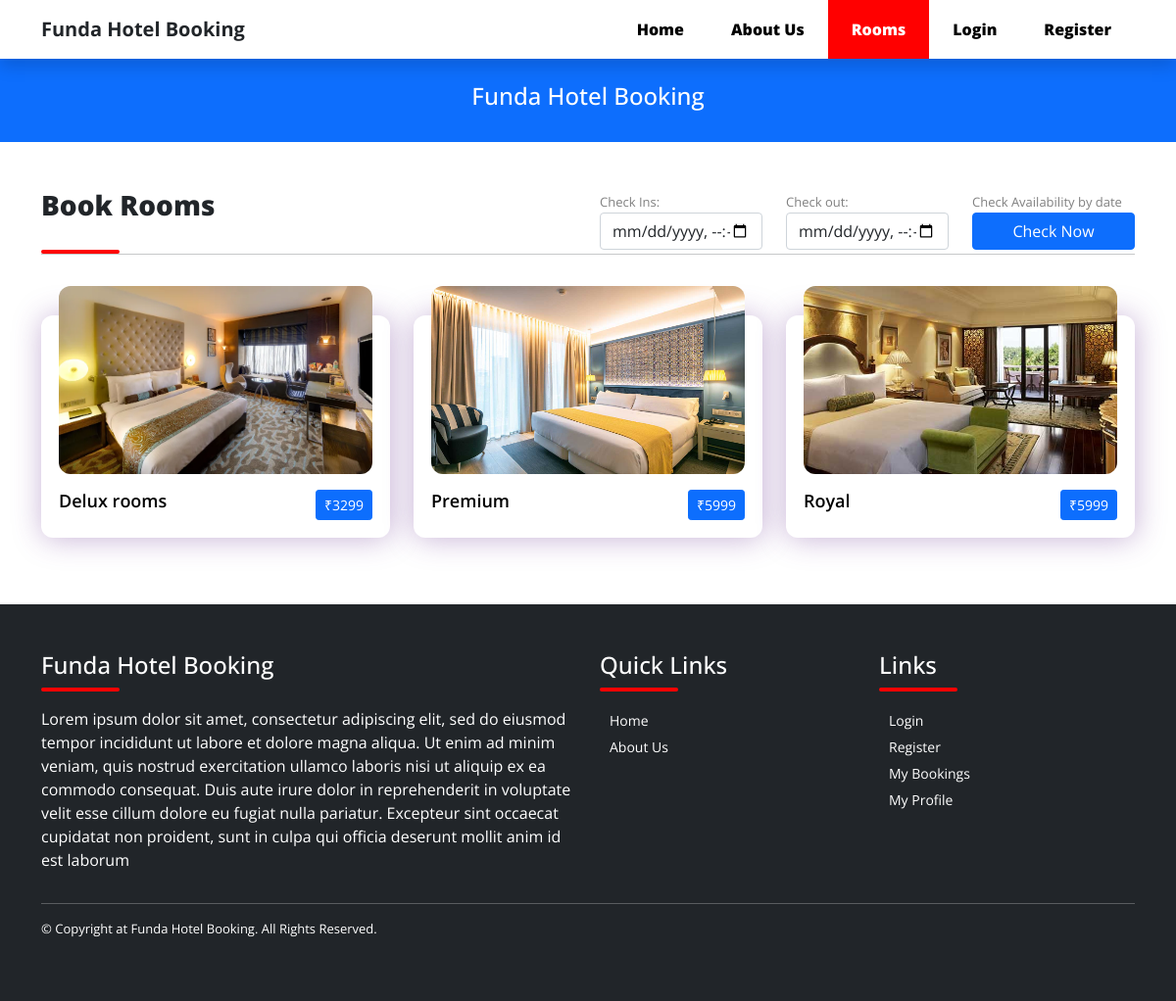
The page /all-rooms.php on the database its author committed.
### tables this page shows
CREATE TABLE `rooms` (
  `id` bigint(20) NOT NULL,
  `room_name` varchar(191) NOT NULL,
  `no_of_beds` tinyint(4) NOT NULL,
  `room_qty` int(11) NOT NULL,
  `description` varchar(500) NOT NULL,
  `price` varchar(191) NOT NULL,
  `room_image` varchar(191) DEFAULT NULL,
  `status` tinyint(4) NOT NULL DEFAULT 0,
  `created_at` timestamp NOT NULL DEFAULT current_timestamp()
);

### all-rooms.php (the view, shortened to what this page needs)
<?php include('includes/header.php'); ?>
<?php include('includes/navbar.php'); ?>
<?php include('includes/banner.php'); ?>
<section class="section">
    <div class="container">
        <div class="row">
            <div class="col-md-12">
                <div class="row">
                    <div class="col-md-6">
                        <h4 class="main-heading">Book Rooms</h4>
                    </div>
                    <div class="col-md-6">
                        <form action="" method="GET">
                            <div class="row">
                                <div class="col-md-4">
                                    <label class="card-label">Check Ins:</label>
                                    <input type="datetime-local" id="checkin" required value="<?= isset($_GET['checkin']) ? $_GET['checkin'] : ''; ?>" class="checkinclass form-control" name="checkin">
                                </div>
                                <div class="col-md-4">
                                    <label class="card-label">Check out:</label>
                                    <input type="datetime-local" id="checkout"  value="<?= isset($_GET['checkout']) ? $_GET['checkout'] : ''; ?>"required class="checkoutclass form-control" name="checkout">
                                </div>
                                <div class="col-md-4">
                                    <label class="card-label">Check Availability by date</label>
                                    <button type="submit" class="btn btn-primary w-100">Check Now</button>
                                </div>
                            </div>
                        </form>
                    </div>
                </div>
                <div class="underline mb-0"></div>
                <hr class="my-0">
            </div>
            <div class="col-md-12 mt-4">
                <div class="row">
                    <?php
                        if(isset($_GET['checkin']) && isset($_GET['checkout']))
                        {
                            $checkin = $_GET['checkin'];
                            $checkout = $_GET['checkout'];
                            $avlrooms="SELECT DISTINCT rooms.id FROM rooms WHERE rooms.id NOT IN (SELECT DISTINCT room_id FROM bookings WHERE
                            (checkin <= '$checkin' AND checkout >='$checkout') OR
                            (checkin >= '$checkin' AND checkin <='$checkout') OR
                            (checkin <= '$checkin' AND checkout >='$checkin') )";
                            $room_query ="SELECT * FROM rooms WHERE id IN ($avlrooms)";
                            $room_query_run = mysqli_query($con, $room_query);
                        }
                        else
                        {
                            $room_query = " SELECT * FROM rooms WHERE status='0' ";
                            $room_query_run = mysqli_query($con, $room_query);
                        }
                        if(mysqli_num_rows($room_query_run) > 0)
                        {
                            foreach($room_query_run as $room)
                            {
                                ?>
                                    <div class="col-md-4">
                                        <a href="view.php?room=<?= $room['id'];?><?php if(isset($_GET['checkin'])&&isset($_GET['checkout'])){ echo'&checkin='.$_GET['checkin'].'&checkout='.$_GET['checkout']; }?>"
                                            class="text-decoration-none">
                                            <div class="card-box">
                                                <div class="roomimage">
                                                    <img src="uploads/<?= $room['room_image']; ?>" class="" alt="<?= $room['room_name'] ?>">
                                                </div>
                                                <div class="card-box-body">
                                                        <h4 class="card-heading"><?= $room['room_name']; ?>
                                                            <button class="btn btn-sm btn-primary float-end text-white">₹<?= $room['price']; ?></button>
                                                        </h4>
                                                </div>
                                            </div>
                                        </a>
                                    </div>
                                <?php
                            }
                        }
                        else
                        {
                            ?>
                                <h2 class="heading">No rooms found</h2>
                            <?php
                        }
                    ?>
                </div>
            </div>
        </div>
    </div>
</section>
<?php include('includes/footer.php'); ?>

### assets/css/custom.css (style rules this page uses)
body { font-family: 'Open Sans', sans-serif; }
.section { padding-top: 48px; padding-bottom: 48px; }
.underline { background-color: rgb(255, 2, 2); height: 4px !important; border-radius: 10px; width: 5rem !important; margin-bottom: 16px; }
.main-heading { font-size: 28px; margin-bottom: 16px; font-weight: 800; }
.card-box { margin-top: 38px; margin-bottom: 20px; padding: 18px; border-radius: 12px; box-shadow: 1px 1px 30px 0px rgb(102 45 145 / 37%); transition: background 0.3s, border 0.3s, border-radius 0.3s, box-shadow 0.3s; background-color: #fff; transition: 0.5s ease; }
.card-box .roomimage { margin-top: -48px; height: 12rem; }
.card-box .roomimage img { height: 100%; width: 100%; border-radius: 12px; }
.card-box-body { padding-top: 16px; }
.card-box .card-heading { font-size: 18px; font-weight: 600; color: #000; line-height: 23px; }
.card-label { font-size: 13px; color: gray; }

### rows shown on the page
rooms: room_image (picture), room_name "Delux rooms", price "3299"
rooms: room_image (picture), room_name "Premium", price "5999"
rooms: room_image (picture), room_name "Royal", price "5999"
